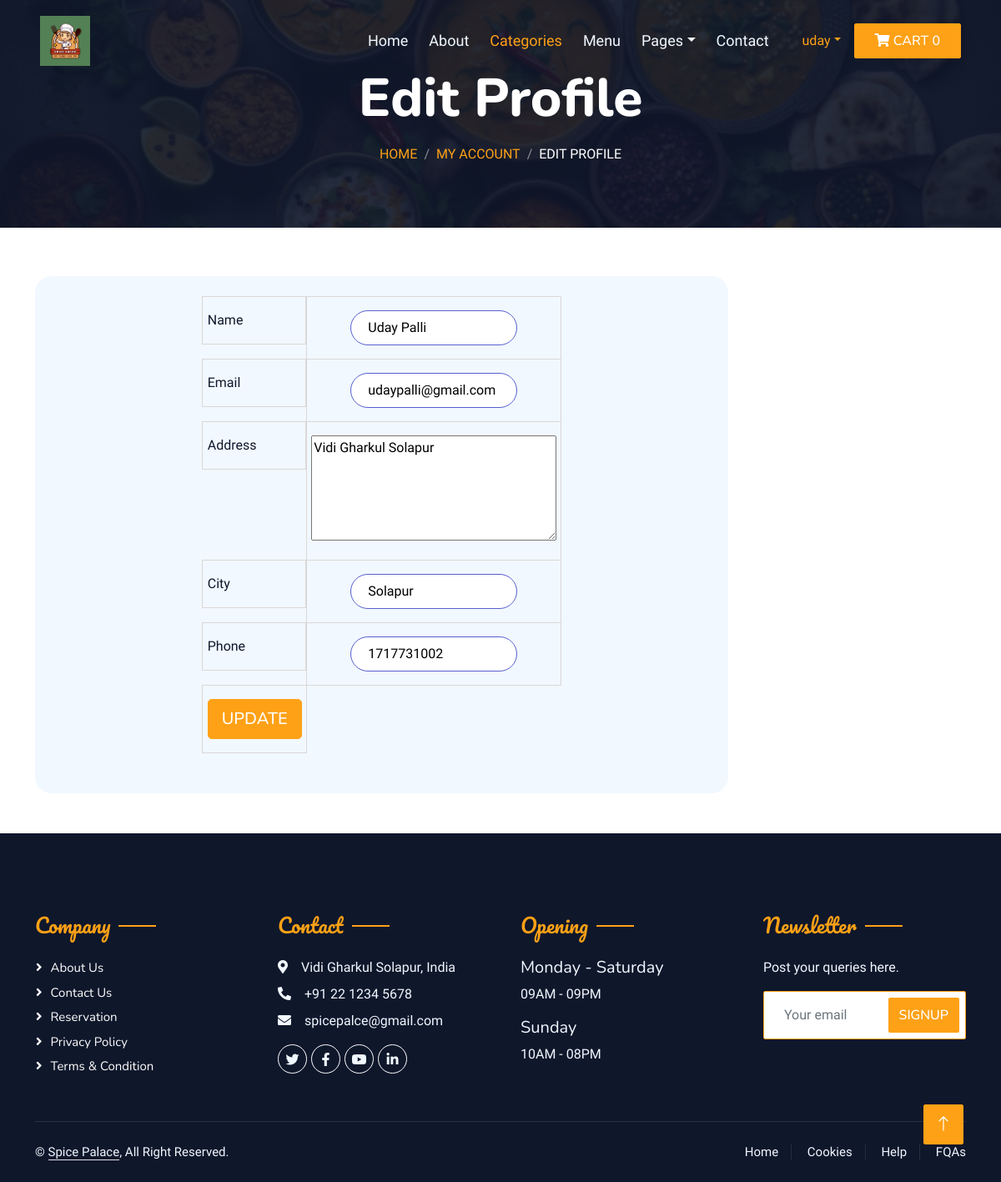
/frontend/update-account.php (signed in), run on the app's committed database.
### tables this page shows
CREATE TABLE `tbl_users` (
  `id` int(11) NOT NULL,
  `name` text NOT NULL,
  `email` varchar(100) NOT NULL,
  `add1` varchar(100) NOT NULL,
  `city` varchar(100) NOT NULL,
  `phone` bigint(100) NOT NULL,
  `username` varchar(100) NOT NULL,
  `password` varchar(255) NOT NULL
);

### frontend/update-account.php (the view, shortened to what this page needs)
<?php include('config/constants.php'); ?>
<?php
if (isset($_SESSION['user'])) {
    $username = $_SESSION['user'];
    $fetch_user = "SELECT * FROM tbl_users WHERE username = '$username'";
    $res_fetch_user = mysqli_query($conn, $fetch_user);
    while ($rows = mysqli_fetch_assoc($res_fetch_user)) {
        $name = $rows['name'];
        $email = $rows['email'];
        $add1 = $rows['add1'];
        $city = $rows['city'];
        $phone = $rows['phone'];
    }
}
?>
<!DOCTYPE html>
<html lang="en">
<head>
    <link href="https://cdnjs.cloudflare.com/ajax/libs/font-awesome/5.10.0/css/all.min.css" rel="stylesheet">
    <link href="https://cdn.jsdelivr.net/npm/bootstrap-icons@1.4.1/font/bootstrap-icons.css" rel="stylesheet">
    <link href="lib/animate/animate.min.css" rel="stylesheet">
    <link href="lib/owlcarousel/assets/owl.carousel.min.css" rel="stylesheet">
    <link href="lib/tempusdominus/css/tempusdominus-bootstrap-4.min.css" rel="stylesheet" />
    <link href="css/bootstrap.min.css" rel="stylesheet">
    <link href="css/style.css" rel="stylesheet">
</head>
<body>
    <div class="container-xxl bg-white p-0">
        <div class="container-xxl position-relative p-0">
            <nav class="navbar navbar-expand-lg navbar-dark bg-dark px-4 px-lg-5 py-3 py-lg-0">
                <a href="<?php echo SITEURL; ?>" class="navbar-brand p-0">
                    <img src="../images/logo.png" alt="Logo">
                </a>
                <div class="collapse navbar-collapse" id="navbarCollapse">
                    <div class="navbar-nav ms-auto py-0 pe-4">
                        <a href="index.php" class="nav-item nav-link">Home</a>
                        <a href="about.php" class="nav-item nav-link">About</a>
                        <a href="categories.php" class="nav-item nav-link active">Categories</a>
                        <a href="menu.php" class="nav-item nav-link">Menu</a>
                        <div class="nav-item dropdown">
                            <a href="#" class="nav-link dropdown-toggle" data-bs-toggle="dropdown">Pages</a>
                        </div>
                        <a href="contact.php " class="nav-item nav-link">Contact</a>
                    </div>
                    <?php
                    if (isset($_SESSION['user'])) {
                        $username = $_SESSION['user'];
                    ?>
                        <div class="nav-item dropdown">
                            <a href="#" class="nav-link dropdown-toggle" data-bs-toggle="dropdown"><?php echo $username; ?></a>
                        </div>
                    <?php
                    } else {
                    ?>
                        <a href="login.php" class="nav-item nav-link">Login</a>
                    <?php
                    }
                    ?>
                    <?php
                    $count = 0;
                    ?>
                    <a href="mycart.php" class="btn btn-primary py-2 px-4"><i class="fas fa-shopping-cart"></i><span> Cart <?php echo $count; ?></span></a>
                </div>
            </nav>
            <div class="container-xxl py-5 bg-dark hero-header mb-1">
                <div class="container text-center my-2 pt-4 pb-1">
                    <h1 class="display-3 text-white mb-3 animated slideInDown">Edit Profile</h1>
                    <nav aria-label="breadcrumb">
                        <ol class="breadcrumb justify-content-center text-uppercase">
                            <li class="breadcrumb-item"><a href="#">Home</a></li>
                            <li class="breadcrumb-item"><a href="myaccount.php">My Account</a></li>
                            <li class="breadcrumb-item text-white active" aria-current="page">Edit Profile</li>
                        </ol>
                    </nav>
                </div>
            </div>
        </div>
        <div class="container bootstrap snippets bootdey">
            <div class="row">
                <div class="profile-info col-md-9">
                    <div class="panel">
                        <div class="table-data">
                            <div class="order">
                                <div class="head">
                                    <form action="" method="POST">
                                        <table class="rtable">
                                            <tr>
                                                <td>Name</td>
                                                <td>
                                                    <input type="text" name="cus_name" value="<?php echo $name; ?>" id="ip2">
                                                </td>
                                            </tr>
                                            <tr>
                                                <td>Email</td>
                                                <td>
                                                    <input type="text" name="cus_email" value="<?php echo $email; ?>" id="ip2">
                                                </td>
                                            </tr>
                                            <tr>
                                                <td>Address</td>
                                                <td>
                                                    <textarea name="cus_add1" cols="30" rows="5"><?php echo $add1; ?></textarea id="ip2">
                </td>
            </tr>
              <tr>
                <td>City</td>
                <td>
                    <input type="text" name="cus_city" value="<?php echo $city; ?>" id="ip2">
                </td>
            </tr>
              <tr>
                <td>Phone</td>
                <td>
                    <input type="text" name="cus_phone" value="<?php echo $phone; ?>" id="ip2">
                </td>
            </tr>
            <tr>
                <td >
                    <input type="submit" name="submit" value="Update" class="btn btn-primary btn-lg">
                </td>
            </tr>
        </table>
        </form>
	</div>
    </div>
</div>
      </div>
  </div>
</div>
</div>
        <div class="container-fluid bg-dark text-light footer pt-5 mt-5 wow fadeIn" data-wow-delay="0.1s">
            <div class="container py-5">
                <div class="row g-5">
                    <div class="col-lg-3 col-md-6">
                        <h4 class="section-title ff-secondary text-start text-primary fw-normal mb-4">Company</h4>
                        <a class="btn btn-link" href="">About Us</a>
                        <a class="btn btn-link" href="">Contact Us</a>
                        <a class="btn btn-link" href="">Reservation</a>
                        <a class="btn btn-link" href="">Privacy Policy</a>
                        <a class="btn btn-link" href="">Terms & Condition</a>
                    </div>
                    <div class="col-lg-3 col-md-6">
                        <h4 class="section-title ff-secondary text-start text-primary fw-normal mb-4">Contact</h4>
                        <p class="mb-2"><i class="fa fa-map-marker-alt me-3"></i>Vidi Gharkul Solapur, India</p>
                        <p class="mb-2"><i class="fa fa-phone-alt me-3"></i>+91 22 1234 5678</p>
                        <p class="mb-2"><i class="fa fa-envelope me-3"></i>spicepalce@gmail.com</p>
                        <div class="d-flex pt-2">
                            <a class="btn btn-outline-light btn-social" href=""><i class="fab fa-twitter"></i></a>
                            <a class="btn btn-outline-light btn-social" href=""><i class="fab fa-facebook-f"></i></a>
                            <a class="btn btn-outline-light btn-social" href=""><i class="fab fa-youtube"></i></a>
                            <a class="btn btn-outline-light btn-social" href=""><i class="fab fa-linkedin-in"></i></a>
                        </div>
                    </div>
                    <div class="col-lg-3 col-md-6">
                        <h4 class="section-title ff-secondary text-start text-primary fw-normal mb-4">Opening</h4>
                        <h5 class="text-light fw-normal">Monday - Saturday</h5>
                        <p>09AM - 09PM</p>
                        <h5 class="text-light fw-normal">Sunday</h5>
                        <p>10AM - 08PM</p>
                    </div>
                    <div class="col-lg-3 col-md-6">
                        <h4 class="section-title ff-secondary text-start text-primary fw-normal mb-4">Newsletter</h4>
                        <p>Post your queries here.</p>
                        <div class="position-relative mx-auto" style="max-width: 400px;">
                            <input class="form-control border-primary w-100 py-3 ps-4 pe-5" type="text" placeholder="Your email">
                            <button type="button" class="btn btn-primary py-2 position-absolute top-0 end-0 mt-2 me-2">SignUp</button>
                        </div>
                    </div>
                </div>
            </div>
            <div class="container">
                <div class="copyright">
                    <div class="row">
                        <div class="col-md-6 text-center text-md-start mb-3 mb-md-0">
                            &copy; <a class="border-bottom" href="#">Spice Palace</a>, All Right Reserved.
                        </div>
                        <div class="col-md-6 text-center text-md-end">
                            <div class="footer-menu">
                                <a href="">Home</a>
                                <a href="">Cookies</a>
                                <a href="">Help</a>
                                <a href="">FQAs</a>
                            </div>
                        </div>
                    </div>
                </div>
            </div>
        </div>
        <a href="#" class="btn btn-lg btn-primary btn-lg-square back-to-top"><i class="bi bi-arrow-up"></i></a>
    </div>
</body>
</html>

### frontend/css/style.css (style rules this page uses)
:root { --primary: #fea116; --light: #f1f8ff; --dark: #0f172b; }
.ff-secondary { font-family: "Pacifico", cursive; }
.back-to-top { position: fixed; display: none; right: 45px; bottom: 45px; z-index: 99; }
.btn { font-family: "Nunito", sans-serif; font-weight: 500; text-transform: uppercase; transition: 0.5s; }
.btn.btn-primary, .btn.btn-secondary { color: #ffffff; }
.btn-lg-square { width: 48px; height: 48px; }
.btn-square, .btn-sm-square, .btn-lg-square { padding: 0; display: flex; align-items: center; justify-content: center; font-weight: normal; border-radius: 2px; }
.navbar-dark .navbar-nav .nav-link { position: relative; margin-left: 25px; padding: 35px 0; font-size: 18px; color: var(--light) !important; font-weight: 500; outline: none; transition: 0.5s; }
.navbar-dark .navbar-nav .nav-link:hover, .navbar-dark .navbar-nav .nav-link.active { color: var(--primary) !important; }
.navbar-dark .navbar-brand img { max-height: 60px; transition: 0.5s; }
@media (min-width: 992px) { .navbar-dark { position: absolute; width: 100%; top: 0; left: 0; z-index: 999; background: transparent !important; } }
.hero-header { background: linear-gradient(rgba(15, 23, 43, 0.9), rgba(15, 23, 43, 0.9)), url(../images/bg_homepage.jpg); background-position: center center; background-repeat: no-repeat; background-size: cover; }
.breadcrumb-item + .breadcrumb-item::before { color: rgba(255, 255, 255, 0.5); }
.section-title { position: relative; display: inline-block; }
.section-title::before { position: absolute; content: ""; width: 45px; height: 2px; top: 50%; left: -55px; margin-top: -1px; background: var(--primary); }
.section-title::after { position: absolute; content: ""; width: 45px; height: 2px; top: 50%; right: -55px; margin-top: -1px; background: var(--primary); }
.section-title.text-start::before, .section-title.text-end::after { display: none; }
.footer .btn.btn-social { margin-right: 5px; width: 35px; height: 35px; display: flex; align-items: center; justify-content: center; color: var(--light); border: 1px solid #ffffff; border-radius: 35px; transition: 0.3s; }
.footer .btn.btn-link { display: block; margin-bottom: 5px; padding: 0; text-align: left; color: #ffffff; font-size: 15px; font-weight: normal; text-transform: capitalize; transition: 0.3s; }
.footer .btn.btn-link::before { position: relative; content: "\f105"; font-family: "Font Awesome 5 Free"; font-weight: 900; margin-right: 10px; }
.footer .copyright { padding: 25px 0; font-size: 15px; border-top: 1px solid rgba(256, 256, 256, 0.1); }
.footer .copyright a { color: var(--light); }
.footer .footer-menu a { margin-right: 15px; padding-right: 15px; border-right: 1px solid rgba(255, 255, 255, 0.1); }
.footer .footer-menu a:last-child { margin-right: 0; padding-right: 0; border-right: none; }
.profile-nav, .profile-info { margin-top: 30px; }
#ip2 { border-radius: 25px; border: 1px solid #575fcf; padding: 20px; width: 200px; height: 15px; }
.table-data { width: 100vw; display: flex; flex-wrap: wrap; grid-gap: 24px; margin-top: 24px; width: 100%; color: var(--dark); align-items: center; }
.table-data > div { display: flex; justify-content: center; border-radius: 20px; background: var(--light); padding: 24px; overflow-x: auto; overflow-y: auto; }
.table-data .head { display: flex; align-items: center; grid-gap: 16px; margin-bottom: 24px; }
.table-data .order { flex-grow: 1; flex-basis: 500px; align-items: center; width: 100%; }
.table-data .order table { width: 100%; border-collapse: collapse; align-items: center; }
.table-data .order table td { padding: 16px 5px; text-align: center; border: 1px solid rgb(219, 215, 215); }
.table-data .order table tr td:first-child { display: flex; align-items: center; grid-gap: 12px; padding-left: 6px; }

### data on the page
tbl_users: cus_name "Uday Palli", cus_email "udaypalli@gmail.com", cus_add1 "Vidi Gharkul Solapur", cus_city "Solapur", cus_phone "1717731002"

### other printed values
$username "uday"
$count "0"
